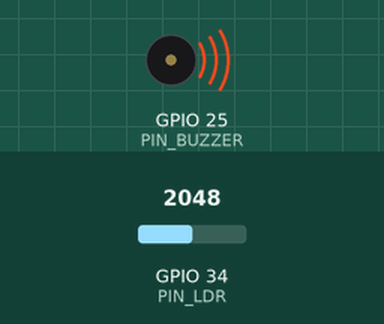
Bench run of a sketch on a simulated ESP32. Shown: buzzer (waves = sounding). The test bench sets the inputs (shaded band); at power-on: GPIO 34 (PIN_LDR) = 2048. WiFi joins after 1.5 s; servers stay silent unless stated; random numbers use the default seed unless the sketch sets one; no MQTT or app messages arrive unless stated; what the sketch prints to the serial monitor is not drawn.

Above: at 2.7 s.
2.8 s: GPIO 34 (PIN_LDR) set to 1937
At 4.8 s:
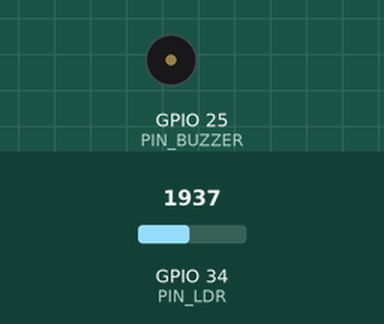
5.4 s: GPIO 34 (PIN_LDR) set to 2040
At 6.2 s:
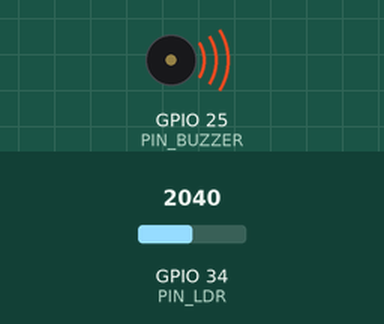
7.1 s: GPIO 34 (PIN_LDR) set to 1960
At 9.3 s:
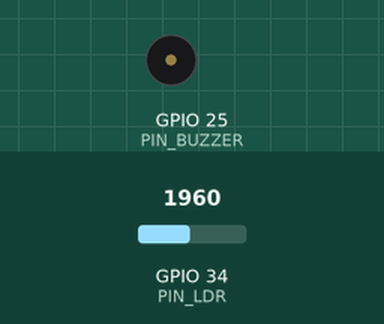
Timing chart, 0 to 10.8 s (numbered marks = the images above; inputs shaded):
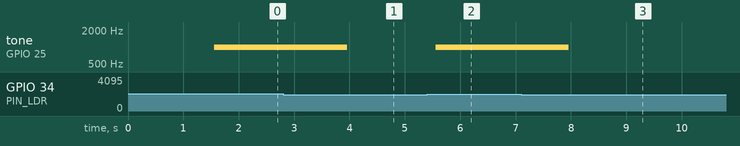

The sketch:

sketch.ino
```cpp
#include <WiFi.h>
#include <PubSubClient.h>

// Configurações dos Pinos
const int PIN_LDR = 34;    // Pino de entrada analógica do LDR
const int PIN_BUZZER = 25; // Pino de saída digital/PWM do Buzzer

// Configurações de Rede e MQTT
const char* SSID_WIFI = "Wokwi-GUEST"; // Rede padrão do Wokwi
const char* SENHA_WIFI = "";

// Usaremos o broker público do HiveMQ como exemplo
const char* BROKER_MQTT = "broker.hivemq.com";
const int PORTA_MQTT = 1883;
const char* TOPICO_ALARME = "fiap/edge/cp03/alarme"; // Modifique para um tópico único

// Limiar do LDR (Ajuste conforme os testes com luz/escuridão no Wokwi)
const int LIMIAR_LUZ = 2000;

WiFiClient espClient;
PubSubClient client(espClient);

void conectaWiFi() {
  if (WiFi.status() == WL_CONNECTED) return;

  Serial.print("Conectando ao WiFi...");
  WiFi.begin(SSID_WIFI, SENHA_WIFI);
  while (WiFi.status() != WL_CONNECTED) {
    delay(500);
    Serial.print(".");
  }
  Serial.println("\nWiFi Conectado!");
}

void conectaMQTT() {
  while (!client.connected()) {
    Serial.print("Conectando ao Broker MQTT...");
    String clientId = "ESP32Client-";
    clientId += String(random(0xffff), HEX);

    if (client.connect(clientId.c_str())) {
      Serial.println("Conectado ao MQTT!");
    } else {
      Serial.print("Falha na conexão. Código: ");
      Serial.print(client.state());
      Serial.println(" Tentando novamente em 2 segundos...");
      delay(2000);
    }
  }
}

void setup() {
  Serial.begin(115200);

  pinMode(PIN_LDR, INPUT);
  pinMode(PIN_BUZZER, OUTPUT);
  digitalWrite(PIN_BUZZER, LOW);

  conectaWiFi();
  client.setServer(BROKER_MQTT, PORTA_MQTT);
}

void loop() {
  if (WiFi.status() != WL_CONNECTED) {
    conectaWiFi();
  }
  if (!client.connected()) {
    conectaMQTT();
  }
  client.loop();

  // Leitura analógica do LDR (retorna valores entre 0 e 4095)
  int valorLDR = analogRead(PIN_LDR);
  Serial.print("Leitura LDR: ");
  Serial.println(valorLDR);

  // Lógica da Atividade
  // No Wokwi, no sensor LDR: valor alto representa ausência de luz (escuridão)
  if (valorLDR > LIMIAR_LUZ) {
    // SEM LUZ: Dispara o buzzer e publica via MQTT
    tone(PIN_BUZZER, 1000); // Emite um som de 1000Hz no buzzer

    Serial.println("Alerta: Sem luz! Publicando MQTT...");
    client.publish(TOPICO_ALARME, "Alarme disparado");

    delay(1000); // Evita o envio excessivo de mensagens contínuas
  } else {
    // COM LUZ: Buzzer desligado
    noTone(PIN_BUZZER);
    digitalWrite(PIN_BUZZER, LOW);
  }

  delay(200);
}
```

Measured:
- the behaviour switches between 2001 and 2000 on GPIO 34 (PIN_LDR) (found by bisection; images 0 and 1)
- after the input at 2.8 s, tone on GPIO 25 (PIN_BUZZER): 1000 Hz → silent after 1.2 s
- after the input at 5.4 s, tone on GPIO 25 (PIN_BUZZER): silent → 1000 Hz after 0.16 s
- after the input at 7.1 s, tone on GPIO 25 (PIN_BUZZER): 1000 Hz → silent after 0.86 s
